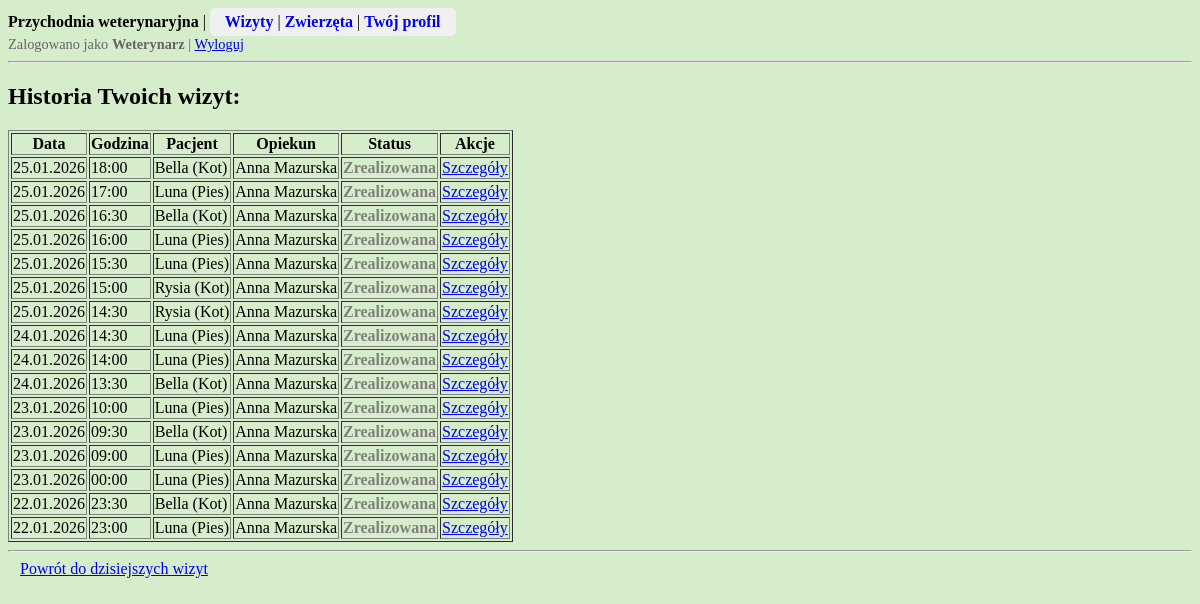
Screenshot of /przychodnia/wizyty/historia/ (signed in) with the database file from the repository.
### przychodnia/models.py (models this page shows, shortened)
class Wizyta(models.Model):
    zwierze = models.ForeignKey(Zwierze, on_delete = models.CASCADE)
    weterynarz = models.ForeignKey(Weterynarz, on_delete = models.PROTECT)
    data_wizyty = models.DateField()
    godzina_wizyty = models.TimeField()
    status = models.IntegerField(choices = STATUS_WIZYTA.choices, default = STATUS_WIZYTA.Zaplanowana)
    notatka = models.TextField(blank = True)  # obowiązkowa dopiero po zrealizowaniu wizyty
    class Meta:
        verbose_name_plural = "Wizyty"
        ordering = ['data_wizyty', 'godzina_wizyty', 'status']

class Zwierze(models.Model):
    imie = models.CharField(max_length = 50)
    opiekun = models.ForeignKey(Opiekun, on_delete = models.PROTECT)
    gatunek = models.IntegerField(choices = GATUNEK.choices)
    plec = models.IntegerField(choices = PLEC_ZWIERZE.choices)
    data_urodzenia = models.DateField(blank = True, null = True)  # opcjonalnie
    data_dodania = models.DateTimeField(auto_now_add = True, editable = False)
    class Meta:
        verbose_name_plural = "Zwierzeta"
        ordering = ['opiekun__nazwisko', 'gatunek', 'imie']

class Opiekun(models.Model):
    user = models.OneToOneField(User, on_delete=models.CASCADE)  # polaczenie profilu opiekuna z kontem uzytkownika User
    imie = models.CharField(max_length = 50)
    nazwisko = models.CharField(max_length = 100)
    plec = models.IntegerField(choices = PLEC_OSOBA.choices, default = PLEC_OSOBA.Inna)
    data_dodania = models.DateTimeField(auto_now_add = True, editable = False)
    class Meta:
        verbose_name_plural = "Opiekunowie"
        ordering = ['nazwisko', 'imie']

### przychodnia/views.py (the view)
# urls.py: path('wizyty/historia/', views.historia_wizyt, name='historia-wizyt'),
@login_required
def historia_wizyt(request):
    user = request.user
    if hasattr(user, "opiekun"):
        wizyty = Wizyta.objects.filter(
            zwierze__opiekun=user.opiekun,  # tylko wizyty zwierząt opiekuna
            status=STATUS_WIZYTA.Zrealizowana
        ).order_by('-data_wizyty', '-godzina_wizyty')
    elif hasattr(user, "weterynarz"):
        wizyty = Wizyta.objects.filter(
            weterynarz=user.weterynarz,  # tylko wizyty weterynarza
            status=STATUS_WIZYTA.Zrealizowana
        ).order_by('-data_wizyty', '-godzina_wizyty')
    else:
        return HttpResponseForbidden()
    return render(request, 'przychodnia/wizyty/historia_wizyt.html', {'wizyty': wizyty})

### przychodnia/templates/przychodnia/wizyty/historia_wizyt.html (shortened to what this page needs)
{% extends "przychodnia/base.html" %}
{% block content %}
<h2>Historia Twoich wizyt:</h2>
{% if wizyty %}
    <table border="1">
        <tr>
            <th>Data</th>
            <th>Godzina</th>
            <th>Pacjent</th>
            {% if user.weterynarz %}<th>Opiekun</th>{% endif %}
            <th>Status</th>
            <th>Akcje</th>
        </tr>
        {% for wizyta in wizyty %}
        <tr>
            <td>{{ wizyta.data_wizyty|date:"d.m.Y" }}</td>
            <td>{{ wizyta.godzina_wizyty|time:"H:i" }}</td>
            <td>{{ wizyta.zwierze.imie }} ({{ wizyta.zwierze.get_gatunek_display }})</td>
            {% if user.weterynarz %}<td>{{ wizyta.zwierze.opiekun.imie }} {{ wizyta.zwierze.opiekun.nazwisko }}</td>{% endif %}
            <td>
                <span class="
                    {% if wizyta.status == 1 %}status-1
                    {% elif wizyta.status == 2 %}status-2
                    {% elif wizyta.status == 3 %}status-3
                    {% endif %}
                    ">
                {{ wizyta.get_status_display }}
                </span>
            </td>
            <td>
                <a href="{% url 'wizyta-detail' pk=wizyta.pk %}">Szczegóły</a>
            </td>
        </tr>
        {% endfor %}
    </table>
{% else %}
    <p>Brak zrealizowanych wizyt.</p>
{% endif %}
<hr>
{% if user.weterynarz %}
<a href="{% url 'dzisiejsze-wizyty' %}" style="padding: 6px 12px;">
    Powrót do dzisiejszych wizyt
</a>
{% endif %}
{% endblock %}

### przychodnia/static/css/przychodnia.css (style rules this page uses)
body { background-color: rgb(213, 237, 202); }

### przychodnia/templates/przychodnia/base.html (style rules this page uses)
.status-2 { color: gray; font-weight: bold; }

### rows the page displays
Wizyta: data_wizyty "25.01.2026", godzina_wizyty "18:00", zwierze.imie "Bella", zwierze.gatunek "Kot", zwierze.opiekun.imie "Anna", zwierze.opiekun.nazwisko "Mazurska", status "Zrealizowana"
Wizyta: data_wizyty "25.01.2026", godzina_wizyty "17:00", zwierze.imie "Luna", zwierze.gatunek "Pies", zwierze.opiekun.imie "Anna", zwierze.opiekun.nazwisko "Mazurska", status "Zrealizowana"
Wizyta: data_wizyty "25.01.2026", godzina_wizyty "16:30", zwierze.imie "Bella", zwierze.gatunek "Kot", zwierze.opiekun.imie "Anna", zwierze.opiekun.nazwisko "Mazurska", status "Zrealizowana"
Wizyta: data_wizyty "25.01.2026", godzina_wizyty "16:00", zwierze.imie "Luna", zwierze.gatunek "Pies", zwierze.opiekun.imie "Anna", zwierze.opiekun.nazwisko "Mazurska", status "Zrealizowana"
Wizyta: data_wizyty "25.01.2026", godzina_wizyty "15:30", zwierze.imie "Luna", zwierze.gatunek "Pies", zwierze.opiekun.imie "Anna", zwierze.opiekun.nazwisko "Mazurska", status "Zrealizowana"
Wizyta: data_wizyty "25.01.2026", godzina_wizyty "15:00", zwierze.imie "Rysia", zwierze.gatunek "Kot", zwierze.opiekun.imie "Anna", zwierze.opiekun.nazwisko "Mazurska", status "Zrealizowana"
Wizyta: data_wizyty "25.01.2026", godzina_wizyty "14:30", zwierze.imie "Rysia", zwierze.gatunek "Kot", zwierze.opiekun.imie "Anna", zwierze.opiekun.nazwisko "Mazurska", status "Zrealizowana"
Wizyta: data_wizyty "24.01.2026", godzina_wizyty "14:30", zwierze.imie "Luna", zwierze.gatunek "Pies", zwierze.opiekun.imie "Anna", zwierze.opiekun.nazwisko "Mazurska", status "Zrealizowana"
Wizyta: data_wizyty "24.01.2026", godzina_wizyty "14:00", zwierze.imie "Luna", zwierze.gatunek "Pies", zwierze.opiekun.imie "Anna", zwierze.opiekun.nazwisko "Mazurska", status "Zrealizowana"
Wizyta: data_wizyty "24.01.2026", godzina_wizyty "13:30", zwierze.imie "Bella", zwierze.gatunek "Kot", zwierze.opiekun.imie "Anna", zwierze.opiekun.nazwisko "Mazurska", status "Zrealizowana"
Wizyta: data_wizyty "23.01.2026", godzina_wizyty "10:00", zwierze.imie "Luna", zwierze.gatunek "Pies", zwierze.opiekun.imie "Anna", zwierze.opiekun.nazwisko "Mazurska", status "Zrealizowana"
Wizyta: data_wizyty "23.01.2026", godzina_wizyty "09:30", zwierze.imie "Bella", zwierze.gatunek "Kot", zwierze.opiekun.imie "Anna", zwierze.opiekun.nazwisko "Mazurska", status "Zrealizowana"
Wizyta: data_wizyty "23.01.2026", godzina_wizyty "09:00", zwierze.imie "Luna", zwierze.gatunek "Pies", zwierze.opiekun.imie "Anna", zwierze.opiekun.nazwisko "Mazurska", status "Zrealizowana"
Wizyta: data_wizyty "23.01.2026", godzina_wizyty "00:00", zwierze.imie "Luna", zwierze.gatunek "Pies", zwierze.opiekun.imie "Anna", zwierze.opiekun.nazwisko "Mazurska", status "Zrealizowana"
Wizyta: data_wizyty "22.01.2026", godzina_wizyty "23:30", zwierze.imie "Bella", zwierze.gatunek "Kot", zwierze.opiekun.imie "Anna", zwierze.opiekun.nazwisko "Mazurska", status "Zrealizowana"
Wizyta: data_wizyty "22.01.2026", godzina_wizyty "23:00", zwierze.imie "Luna", zwierze.gatunek "Pies", zwierze.opiekun.imie "Anna", zwierze.opiekun.nazwisko "Mazurska", status "Zrealizowana"
